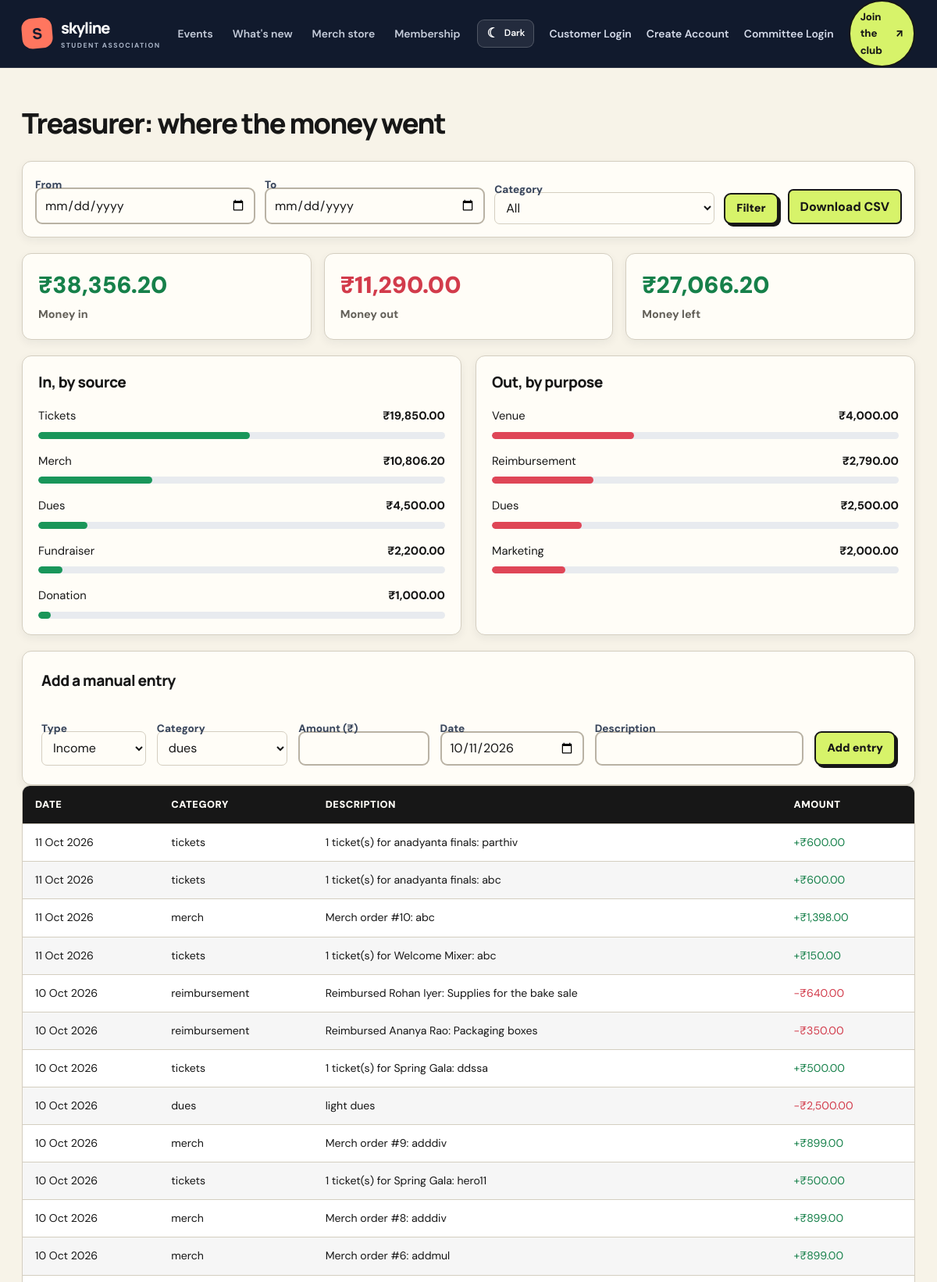
The app's page /admin/finance (signed in, upper part) with its own data.
### tables this page shows
CREATE TABLE transactions (
    id INTEGER PRIMARY KEY,
    date TEXT NOT NULL,
    kind TEXT NOT NULL CHECK (kind IN ('income', 'expense')),
    category TEXT NOT NULL,
    amount REAL NOT NULL,
    description TEXT NOT NULL,
    ref TEXT
);

### app.py (the view)
@app.get('/admin/finance')
@staff_required('treasurer')
def admin_finance():
    rows, start, end, category = finance_rows()
    income = sum(r['amount'] for r in rows if r['kind'] == 'income')
    expense = sum(r['amount'] for r in rows if r['kind'] == 'expense')
    breakdown = {'income': {}, 'expense': {}}
    for r in rows:
        breakdown[r['kind']][r['category']] = breakdown[r['kind']].get(r['category'], 0) + r['amount']
    return render_template('admin_finance.html', rows=rows, income=income, expense=expense, breakdown=breakdown,
                           start=start, end=end, category=category,
                           categories=sorted(set(INCOME_CATEGORIES + EXPENSE_CATEGORIES)),
                           income_cats=INCOME_CATEGORIES, expense_cats=EXPENSE_CATEGORIES, today=today_iso())

### app.py (called while the page is built, shortened)
@app.context_processor
def inject_csrf_token():
    from flask_wtf.csrf import generate_csrf
    return {"csrf_token": generate_csrf}

def today_iso():
    return date.today().isoformat()

@app.template_filter('money')
def money_filter(value):
    return f"₹{float(value or 0):,.2f}"

@app.template_filter('pretty')
def pretty_filter(value):
    if not value:
        return ''
    try:
        parsed = datetime.fromisoformat(value)
    except ValueError:
        return value
    if 'T' in value or ' ' in value:
        return parsed.strftime('%d %b %Y, %I:%M %p')
    return parsed.strftime('%d %b %Y')

@app.context_processor
def inject_globals():
    return {'is_admin': bool(session.get('admin')), 'status_of': member_status}

def staff_required(*allowed_roles):
    def decorator(view):
        @wraps(view)
        def wrapper(*args, **kwargs):
            if session.get('admin'):
                return view(*args, **kwargs)
            staff_id = session.get('staff_id')
            staff = db.query(
                'SELECT id, role, active FROM committee_users WHERE id = ?',
                (staff_id,),
                one=True
            )
            if not staff or not staff['active']:
                session.clear()
                flash('Your staff account is inactive or unavailable.', 'error')
                return redirect(url_for('login_choice'))
            if staff['role'] not in allowed_roles:
                abort(403)
            return view(*args, **kwargs)
        return wrapper
    return decorator

def finance_rows():
    start, end = request.args.get('start', ''), request.args.get('end', '')
    category = request.args.get('category', '')
    sql, args = 'SELECT * FROM transactions WHERE 1 = 1', []
    if start:
        sql += ' AND date >= ?'
        args.append(start)
    if end:
        sql += ' AND date <= ?'
        args.append(end)
    if category:
        sql += ' AND category = ?'
        args.append(category)
    return query(sql + ' ORDER BY date DESC, id DESC', args), start, end, category

### db.py (called while the page is built)
def get_db():
    if 'db' not in g:
        g.db = sqlite3.connect(DB_PATH)
        g.db.row_factory = sqlite3.Row
        g.db.execute('PRAGMA foreign_keys = ON')
    return g.db

def query(sql, args=(), one=False):
    cur = get_db().execute(sql, args)
    rows = cur.fetchall()
    cur.close()
    if one:
        return rows[0] if rows else None
    return rows

### templates/admin_finance.html (shortened to what this page needs)
{% extends 'base.html' %}
{% block content %}
<div class="finance-page">
    <h1>Treasurer: where the money went</h1>
    <form method="get" class="finance-card finance-filter">
        <div class="finance-field">
            <label for="finance-start">From</label>
            <input id="finance-start" type="date" name="start" value="{{ start }}">
        </div>
        <div class="finance-field">
            <label for="finance-end">To</label>
            <input id="finance-end" type="date" name="end" value="{{ end }}">
        </div>
        <div class="finance-field">
            <label for="finance-category">Category</label>
            <select id="finance-category" name="category">
                <option value="">All</option>
            </select>
        </div>
        <button type="submit" class="finance-action">Filter</button>
        <a class="finance-action"
           href="{{ url_for('admin_finance_csv', start=start, end=end, category=category) }}">
            Download CSV
        </a>
    </form>
    <div class="finance-summary">
        <div class="finance-card">
            <div class="finance-stat finance-positive">{{ income|money }}</div>
            <div class="finance-label">Money in</div>
        </div>
        <div class="finance-card">
            <div class="finance-stat finance-negative">{{ expense|money }}</div>
            <div class="finance-label">Money out</div>
        </div>
        <div class="finance-card">
            <div class="finance-stat {{ 'finance-positive' if income - expense >= 0 else 'finance-negative' }}">
                {{ (income - expense)|money }}
            </div>
            <div class="finance-label">Money left</div>
        </div>
    </div>
    <div class="finance-breakdowns">
        <div class="finance-card">
            <h2>In, by source</h2>
            {% for cat, amt in breakdown.income|dictsort(by='value')|reverse %}
            <div class="finance-item">
                <span>{{ cat|capitalize }}</span>
                <span>{{ amt|money }}</span>
            </div>
            <div class="finance-bar-track">
                <div class="finance-bar-fill finance-bar-green"
                     style="width: {{ ((amt * 100 / income) if income else 0)|round }}%"></div>
            </div>
            {% else %}
            <p class="finance-empty">Nothing yet.</p>
            {% endfor %}
        </div>
        <div class="finance-card">
            <h2>Out, by purpose</h2>
            {% for cat, amt in breakdown.expense|dictsort(by='value')|reverse %}
            <div class="finance-item">
                <span>{{ cat|capitalize }}</span>
                <span>{{ amt|money }}</span>
            </div>
            <div class="finance-bar-track">
                <div class="finance-bar-fill finance-bar-red"
                     style="width: {{ ((amt * 100 / expense) if expense else 0)|round }}%"></div>
            </div>
            {% else %}
            <p class="finance-empty">Nothing yet.</p>
            {% endfor %}
        </div>
    </div>
    <form method="post" action="{{ url_for('admin_finance_add') }}"
          class="finance-card finance-manual">
        <h2>Add a manual entry</h2>
        <div class="finance-manual-fields">
            <div class="finance-field">
                <label for="finance-kind">Type</label>
                <select id="finance-kind" name="kind">
                    <option value="income">Income</option>
                </select>
            </div>
            <div class="finance-field">
                <label for="finance-entry-category">Category</label>
                <select id="finance-entry-category" name="category">
                    {% for c in income_cats %}
                    <option>{{ c }}</option>
                    {% endfor %}
                </select>
            </div>
            <div class="finance-field">
                <label for="finance-amount">Amount (₹)</label>
                <input id="finance-amount" name="amount" type="number"
                       step="0.01" min="0.01" required>
            </div>
            <div class="finance-field">
                <label for="finance-date">Date</label>
                <input id="finance-date" name="date" type="date" value="{{ today }}">
            </div>
            <div class="finance-field">
                <label for="finance-description">Description</label>
                <input id="finance-description" name="description" required>
            </div>
            <button type="submit" class="finance-action">Add entry</button>
        </div>
    </form>
    <div class="finance-table-wrap">
        <table class="finance-table">
            <thead>
                <tr>
                    <th>Date</th>
                    <th>Category</th>
                    <th>Description</th>
                    <th>Amount</th>
                </tr>
            </thead>
            <tbody>
                {% for r in rows %}
                <tr>
                    <td>{{ r.date|pretty }}</td>
                    <td>{{ r.category }}</td>
                    <td>{{ r.description }}</td>
                    <td class="{{ 'finance-positive' if r.kind == 'income' else 'finance-negative' }}">
                        {{ '+' if r.kind == 'income' else '-' }}{{ r.amount|money }}
                    </td>
                </tr>
                {% else %}
                <tr>
                    <td colspan="4" class="finance-empty">No entries match.</td>
                </tr>
                {% endfor %}
            </tbody>
        </table>
    </div>
</div>
{% endblock %}

### templates/admin_finance.html (style rules this page uses)
.finance-page { width: 100%; max-width: 1400px; margin: 0 auto; padding: 20px 0 40px; color: var(--ink, #17243b); }
.finance-page *, .finance-page *::before, .finance-page *::after { box-sizing: border-box; }
.finance-page h1 { margin: 0 0 24px; font-size: clamp(1.7rem, 3vw, 2.5rem); line-height: 1.3; }
.finance-page h2 { margin: 0 0 18px; font-size: 1.2rem; line-height: 1.4; }
.finance-card { min-width: 0; padding: 20px; background: var(--white, #fff); border: 1px solid var(--line, #e4e7e9); border-radius: 12px; box-shadow: 0 4px 12px rgba(20, 30, 50, .06); }
.finance-field { min-width: 0; width: 100%; }
.finance-field label { display: block; margin-bottom: 7px; font-size: .85rem; font-weight: 750; line-height: 1.4; }
.finance-page input, .finance-page select { display: block; width: 100%; min-width: 0; min-height: 40px; padding: 8px 10px; border: 1px solid var(--line, #d5dbe4); border-radius: 7px; background: var(--white, #fff); color: var(--ink, #17243b); font: inherit; }
.finance-action { display: inline-flex; align-items: center; justify-content: center; min-height: 40px; padding: 8px 14px; border: 2px solid #171717; border-radius: 7px; background: #d7f36a; color: #171717 !important; font-weight: 800; text-decoration: none; white-space: nowrap; cursor: pointer; }
.finance-page form.finance-filter { display: grid !important; grid-template-columns: minmax(120px, 1fr) minmax(120px, 1fr) minmax(120px, 1fr) auto auto !important; align-items: end !important; gap: 12px !important; width: 100%; margin: 0 0 20px; padding: 16px; }
.finance-page form.finance-filter > div { min-width: 0 !important; width: auto !important; }
.finance-page form.finance-filter > button, .finance-page form.finance-filter > a { width: auto !important; align-self: end !important; white-space: nowrap !important; }
.finance-summary { display: grid; grid-template-columns: repeat(3, minmax(0, 1fr)); gap: 16px; margin-bottom: 20px; }
.finance-stat { margin-bottom: 7px; font-size: clamp(1.35rem, 2.5vw, 2rem); line-height: 1.3; font-weight: 900; overflow-wrap: anywhere; }
.finance-label { color: var(--muted, #747e8e); font-size: .9rem; font-weight: 650; }
.finance-positive { color: #16804a !important; }
.finance-negative { color: #d23b4b !important; }
.finance-breakdowns { display: grid; grid-template-columns: repeat(2, minmax(0, 1fr)); gap: 18px; margin-bottom: 20px; }
.finance-item { display: flex; justify-content: space-between; align-items: baseline; gap: 14px; margin-top: 17px; font-size: .92rem; }
.finance-item span:first-child { min-width: 0; overflow-wrap: anywhere; }
.finance-item span:last-child { flex-shrink: 0; font-weight: 750; text-align: right; }
.finance-bar-track { width: 100%; height: 9px; margin-top: 8px; overflow: hidden; border-radius: 99px; background: #e8ebef; }
.finance-bar-fill { height: 100%; border-radius: inherit; }
.finance-bar-green { background: #19965a; }
.finance-bar-red { background: #df4657; }
.finance-page .finance-manual-fields { display: grid !important; grid-template-columns: minmax(110px, 0.8fr) minmax(140px, 1fr) minmax(135px, 1fr) minmax(160px, 1.1fr) minmax(220px, 1.6fr) auto !important; align-items: end !important; gap: 14px !important; width: 100%; }
.finance-manual-fields > div { min-width: 0; width: auto; }
.finance-manual-fields input, .finance-manual-fields select { width: 100%; min-width: 0; height: 44px; }
.finance-manual-fields > button { width: auto; min-height: 44px; white-space: nowrap; }
.finance-manual { padding: 24px; overflow: visible; }
.finance-manual h2 { margin: 0 0 22px; line-height: 1.4; }
.finance-table-wrap { width: 100%; overflow-x: auto; border: 1px solid var(--line, #e4e7e9); border-radius: 10px; background: var(--white, #fff); }
.finance-table { width: 100%; min-width: 650px; border-collapse: collapse; font-size: .92rem; }
.finance-table th { padding: 14px 16px; background: #d7f36a; color: #171717; text-align: left; font-size: .8rem; font-weight: 900; text-transform: uppercase; letter-spacing: .04em; }
.finance-table td { padding: 13px 16px; border-bottom: 1px solid var(--line, #e4e7e9); line-height: 1.5; overflow-wrap: anywhere; vertical-align: middle; }

### records on screen
transactions: category "Tickets", amt "₹19,850.00", {{ ((amt * 100 / income) if income else 0)|round }} 52.0 (drawn), date|pretty "11 Oct 2026", category "tickets", description "1 ticket(s) for anadyanta finals: parthiv", kind "+", amount "₹600.00"
transactions: category "Merch", amt "₹10,806.20", {{ ((amt * 100 / income) if income else 0)|round }} 28.0 (drawn), date|pretty "11 Oct 2026", category "merch", description "Merch order #10: abc", kind "+", amount "₹1,398.00"
transactions: category "Dues", amt "₹4,500.00", {{ ((amt * 100 / income) if income else 0)|round }} 12.0 (drawn)
transactions: category "Fundraiser", amt "₹2,200.00", {{ ((amt * 100 / income) if income else 0)|round }} 6.0 (drawn)
transactions: category "Donation", amt "₹1,000.00", {{ ((amt * 100 / income) if income else 0)|round }} 3.0 (drawn)
transactions: category "Venue", amt "₹4,000.00", {{ ((amt * 100 / expense) if expense else 0)|round }} 35.0 (drawn)
transactions: category "Reimbursement", amt "₹2,790.00", {{ ((amt * 100 / expense) if expense else 0)|round }} 25.0 (drawn), date|pretty "10 Oct 2026", category "reimbursement", description "Reimbursed Rohan Iyer: Supplies for the bake sale", kind "-", amount "₹640.00"
transactions: category "Dues", amt "₹2,500.00", {{ ((amt * 100 / expense) if expense else 0)|round }} 22.0 (drawn), date|pretty "10 Oct 2026", category "dues", description "light dues", kind "-", amount "₹2,500.00"
transactions: category "Marketing", amt "₹2,000.00", {{ ((amt * 100 / expense) if expense else 0)|round }} 18.0 (drawn)
transactions: date|pretty "11 Oct 2026", category "tickets", description "1 ticket(s) for anadyanta finals: abc", kind "+", amount "₹600.00"
transactions: date|pretty "11 Oct 2026", category "tickets", description "1 ticket(s) for Welcome Mixer: abc", kind "+", amount "₹150.00"
transactions: date|pretty "10 Oct 2026", category "reimbursement", description "Reimbursed Ananya Rao: Packaging boxes", kind "-", amount "₹350.00"
transactions: date|pretty "10 Oct 2026", category "tickets", description "1 ticket(s) for Spring Gala: ddssa", kind "+", amount "₹500.00"
transactions: date|pretty "10 Oct 2026", category "merch", description "Merch order #9: adddiv", kind "+", amount "₹899.00"
transactions: date|pretty "10 Oct 2026", category "tickets", description "1 ticket(s) for Spring Gala: hero11", kind "+", amount "₹500.00"
transactions: date|pretty "10 Oct 2026", category "merch", description "Merch order #8: adddiv", kind "+", amount "₹899.00"
transactions: date|pretty "10 Oct 2026", category "merch", description "Merch order #6: addmul", kind "+", amount "₹899.00"

### other values on screen
{{ income|money }} "₹38,356.20"
{{ expense|money }} "₹11,290.00"
{{ (income - expense)|money }} "₹27,066.20"
form field category "dues"
